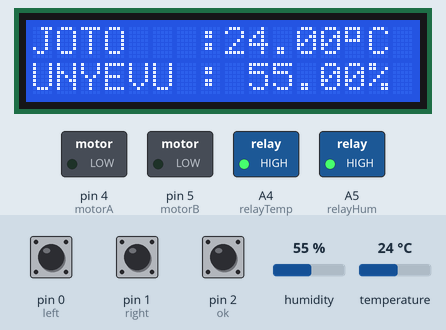
Bench run of a sketch on a simulated Arduino Uno, built with avr-gcc and run on an emulated ATmega328P. Parts: 16×2 character LCD, switched loads named in the sketch (green lamp = pin HIGH). The test bench sets the inputs (shaded band); at power-on: pin 0 (left) HIGH, pin 2 (ok) HIGH, pin 1 (right) HIGH, humidity 55 %, temperature 24 °C. EEPROM starts erased.

Above: at 1.2 s.
1.3 s: pin 0 (left) pulled LOW for 3.2 s
At 2.2 s:
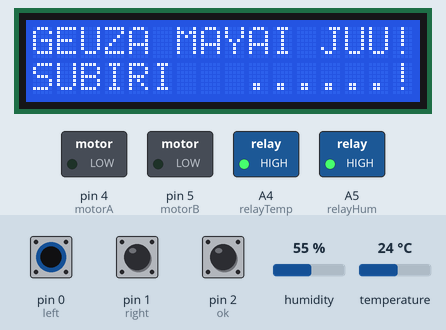
6.0 s: pin 2 (ok) pulled LOW for 0.15 s
At 8.2 s:
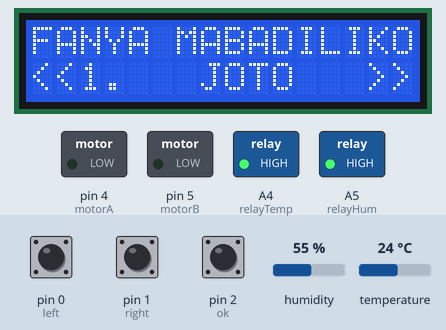
8.5 s: pin 1 (right) pulled LOW for 0.15 s
At 9.8 s:
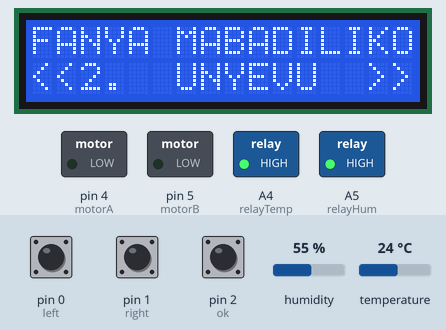
11.0 s: pin 1 (right) pulled LOW for 1 s
At 13.0 s:
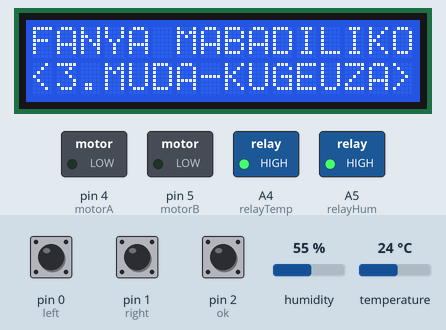
13.5 s: pin 2 (ok) pulled LOW for 1 s
At 14.8 s:
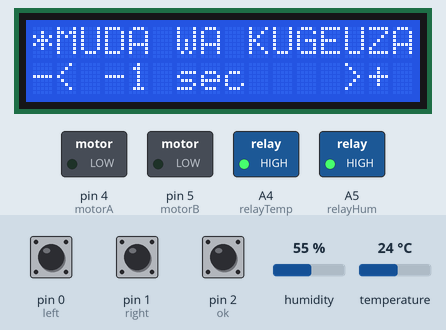
16.0 s: pin 1 (right) pulled LOW for 0.15 s
At 17.0 s:
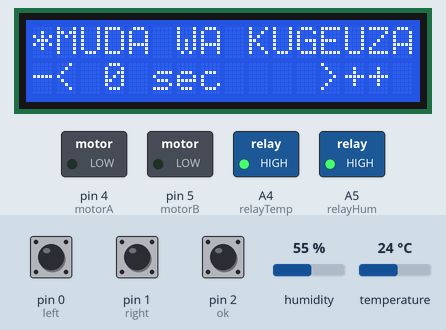
Timing chart, 0 to 19.0 s (numbered marks = the images above; inputs shaded):
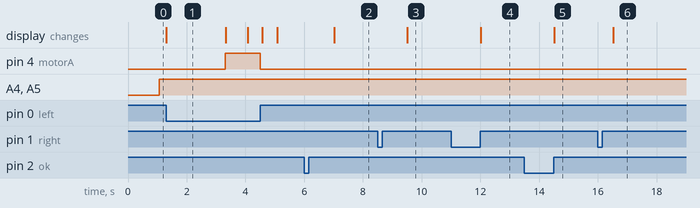

The sketch:

GREY.ver2.ino
```cpp
#include <MsTimer2.h>

#include <EEPROM.h>

#include <DHT.h>

#include <LiquidCrystal.h>

LiquidCrystal lcd(11,10,9,8,7,6);

DHT dht(12,DHT11);

const int ok = 2,left =0, right = 1,relayTemp = A4 ,relayHum = A5,motorA=4,motorB=5;
bool lastLeftPos=false,lastRightPos=false,manualTurn=false ,autoTurn=false ,autoTurnDirection=false;
int leftPressCount=0,rightPressCount=0;
int seconds=0,minutes=0,hours=0,days=0,displayTime=0,maxDisplayTime=10,manualTurnTime=0,turnPeriod=1,nextTurn=0,autoTurnTime=0,autoTurnPeriod=30;

float temperature ,humidity ,refTemp,refHum;
// make some custom characters:
byte degree[8] = {
  B11110,
  B10010,
  B10010,
  B11110,
  B00000,
  B00000,
  B00000,
  B00000
};

void setup() {
  pinMode(ok,INPUT_PULLUP);
  pinMode(left,INPUT_PULLUP);
  pinMode(right,INPUT_PULLUP);

  pinMode(relayTemp,OUTPUT);
  pinMode(relayHum,OUTPUT);
  pinMode(motorA,OUTPUT);
  pinMode(motorB,OUTPUT);

  lcd.createChar(5, degree);
  lcd.begin(16,2);
  refTemp= getTemp();
  refHum=getHum();
  autoTurnPeriod=getAutoTurnPeriod();
  turnPeriod=getTurnPeriod();
  autoTurnDirection=getTurnDirection();
  dht.begin();
   MsTimer2::set(1000, check); // 500ms period
  MsTimer2::start();
  turnMotorOff();

 }

void loop() {
  temperature = dht.readTemperature();
  humidity =  dht.readHumidity();
 if(autoTurn){
   lcd.setCursor(0,0);
   lcd.print("AUTO   TURNING    ");
   lcd.setCursor(0,1);
   if(autoTurnDirection)lcd.print(" TURN UP :");
   else lcd.print("TURN DOWN :");
   lcd.print(autoTurnTime);
   lcd.print("           ");


 }
 else if(displayTime<5) displayHome();
 else displayTimes();
//lcd.setCursor(0,0);
 if(!digitalRead(ok)) setting();
// lcd.print ("PRESSED                    ");
// else lcd.print (" NOT PRESSED                    ");

if(!digitalRead(left)){
  leftPressCount=0;
  while(!digitalRead(left)){
    lcd.setCursor(0,0);
    lcd.print("GEUZA MAYAI JUU!");
    lcd.setCursor(0,1);


    if(leftPressCount<2){
      leftPressCount++;
      lcd.print("SUBIRI   ......!");
      delay(1000);
    }
    else{
      turnMotor(true);
      manualTurn=true;
      lcd.print("INAGEUZA: ");
      lcd.print(manualTurnTime);
      lcd.print(" sec  ");

    }
  }

  turnMotorOff();
  manualTurn=false;
  autoTurnDirection=false;
  setTurnDirection();
  if(autoTurn){
    autoTurn=false;
    nextTurn=0;
  }
}

if(!digitalRead(right)){
  rightPressCount=0;
  while(!digitalRead(right)){
    lcd.setCursor(0,0);
    lcd.print("GEUZA      CHINI");
    lcd.setCursor(0,1);


    if(rightPressCount<2){
      rightPressCount++;
      lcd.print("SUBIRI   ......!");
      delay(1000);
    }
    else{
      turnMotor(false);
      manualTurn=true;
      lcd.print("INAGEUZA: ");
      lcd.print(manualTurnTime);
      lcd.print(" sec  ");

    }
  }

  turnMotorOff();
  manualTurn=false;
   autoTurnDirection=true;
    setTurnDirection();
  if(autoTurn){
    autoTurn=false;
    nextTurn=0;
  }
}
if(nextTurn>=turnPeriod){
  autoTurn=true;
  turnMotor     (autoTurnDirection);
}

if(autoTurn && autoTurnTime>=autoTurnPeriod){
  autoTurn=false;
  turnMotorOff();
  nextTurn=0;
  autoTurnDirection=!autoTurnDirection;
   setTurnDirection();
}

}
```

checker.ino
```cpp
void check(){
  counter();
  checkCondition();

}

void counter(){
  seconds++;
  displayTime++;
  if(autoTurn)autoTurnTime++;
  else autoTurnTime=0;
  if(manualTurn){
    manualTurnTime++;
  }
  else{
    manualTurnTime=0;
  }
  if(displayTime>=maxDisplayTime){
    displayTime=0;
  }
  if(seconds>=60){
    seconds=0;
    minutes++;
    if(!autoTurn)nextTurn++;
    if(minutes>=60){
      minutes=0;
      hours++;
      if(hours>=24){
        hours=0;
        days++;
      }
    }
  }

}


void checkCondition(){
  if(temperature <= refTemp) digitalWrite(relayTemp,1);
 else digitalWrite(relayTemp,0);

 if(humidity <= refHum) digitalWrite(relayHum,1);
 else digitalWrite(relayHum,0);
}


void turnMotor(bool direction){
  if(direction){
    digitalWrite(motorA,1);
    digitalWrite(motorB,0);
  }
  else{
    digitalWrite(motorA,0);
    digitalWrite(motorB,1);
  }
}


void turnMotorOff(){
  digitalWrite(motorA,0);
  digitalWrite(motorB,0);
}
```

display.ino
```cpp
void displayHome(){
  lcd.setCursor(0,0);

 lcd.print("JOTO   :");
 lcd.print(temperature);
 lcd.write(5);
 lcd.print("C                    ");
 lcd.setCursor(0,1);
 lcd.print("UNYEVU : ");
  lcd.print(humidity);
  lcd.print("%          ");
}


void displayTimes(){
  lcd.setCursor(0,0);
  lcd.print("SIKU :  " );
  lcd.print(days);
  lcd.print("                      ");
 lcd.setCursor(0,1);
 lcd.print("MUDA :  ");
 lcd.print(hours);
 lcd.print(":");
 lcd.print(minutes);
 lcd.print(":");
 lcd.print(seconds);
 lcd.print("                      ");
}
```

setup.ino
```cpp
int pos=0, maxPos=4;
void setting(){
  while(!digitalRead(ok))  delay(1000);
  lcd.clear();
  while(true){
    lcd.setCursor(0,0);
    lcd.print("FANYA MABADILIKO");
    lcd.setCursor(0,1);
    switch(pos){
      case 0:
      lcd.print("<<1.   JOTO   >>");
      break;
      case 1:
      lcd.print("<<2.  UNYEVU  >>");
      break;
      case 2:
      lcd.print("<3.MUDA-KUGEUZA>");
      break;
      case 3:
      lcd.print("<KIPINDI-KUGEUZA");
      break;
      case 4:
      lcd.print("<TOKA    SETAPU>");
      break;
    }


    if(!digitalRead(ok)){
      while(!digitalRead(ok))  delay(1000);
      switch(pos){
      case 0:
      changeTemp();
      break;
      case 1:
      changeHum();
      break;
      case 2:
      changeAutoTurnPeriod();
      break;
      case 3:
      changeTurnPeriod();
      break;
      case 4:
      break;
    }
      break;
    }
    else if(!digitalRead(left)){
      while(!digitalRead(left))  delay(1000);
      if(--pos<0)pos=maxPos;

  }
  else if(!digitalRead(right)){
      while(!digitalRead(right))  delay(1000);
      if(++pos>maxPos)pos=0;

  }

}}


void changeTemp(){
  lcd.clear();
  while(true){
    lcd.setCursor(0,0);
    lcd.print("  BADILI JOTO  ");
    lcd.setCursor(0,1);
    lcd.print("-< ");
    lcd.print(refTemp);
    lcd.write(5);
    lcd.print("C");
    lcd.print(" >+");

    if(!digitalRead(ok)){
      while(!digitalRead(ok))  delay(1000);
      break;
    }
    if(!digitalRead(right)) refTemp=refTemp+0.1;
    if(!digitalRead(left)) refTemp=refTemp-0.1;
    delay(500);
  }
  setTemp(refTemp);

}

void changeAutoTurnPeriod(){
  lcd.clear();
  while(true){
    lcd.setCursor(0,0);
    lcd.print("*MUDA WA KUGEUZA");
    lcd.setCursor(0,1);
    lcd.print("-< ");
    lcd.print(autoTurnPeriod);
    lcd.print(" sec");
    lcd.print("    >+");

    if(!digitalRead(ok)){
      while(!digitalRead(ok))  delay(1000);
      break;
    }
    if(!digitalRead(right)) autoTurnPeriod=autoTurnPeriod+1;
    if(!digitalRead(left)) autoTurnPeriod=autoTurnPeriod-1;
    delay(500);
  }
 setAutoTurnPeriod( autoTurnPeriod);

}


void changeTurnPeriod(){
  lcd.clear();
  while(true){
    lcd.setCursor(0,0);
    lcd.print("*KIPINDI KUGEUZA");
    lcd.setCursor(0,1);
    lcd.print("-< ");
    int hr= turnPeriod/60;
    lcd.print(hr);
    lcd.print(":");
    lcd.print(turnPeriod%60);
    lcd.print("    >+");

    if(!digitalRead(ok)){
      while(!digitalRead(ok))  delay(1000);
      break;
    }
    if(!digitalRead(right)) turnPeriod=turnPeriod+1;
    if(!digitalRead(left)) turnPeriod=turnPeriod-1;
    delay(500);
  }
 setTurnPeriod( turnPeriod);

}

void changeHum(){
  lcd.clear();
  while(true){
    lcd.setCursor(0,0);
    lcd.print("  BADILI UNYEVU  ");
    lcd.setCursor(0,1);
    lcd.print("-< ");
    lcd.print(refHum);

    lcd.print("%");
    lcd.print(" >+");

    if(!digitalRead(ok)){
      while(!digitalRead(ok))  delay(1000);
      break;
    }
    if(!digitalRead(right)) refHum=refHum+1;
    if(!digitalRead(left))  refHum=refHum-1;
    delay(500);
  }
  setHum(refHum);

}
void setTemp(float temp){
  EEPROM.put(0,temp);
}

 float getTemp(){
  float val;
  EEPROM.get(0,val);

  if(isnan(val))return 37.5;
  else return val;
}

void setHum(float temp){
  EEPROM.put(20,temp);
}

float getHum(){
  float val;
  EEPROM.get(20,val);

  if(isnan(val))return 65;
  else return val;
}


void setAutoTurnPeriod(int period){
  EEPROM.put(40,period);
}

int getAutoTurnPeriod(){
  int val;
  EEPROM.get(40,val);

  if(isnan(val))return 60;
  else return val;
}
void setTurnPeriod(int period){
  EEPROM.put(60,period);
}

int getTurnPeriod(){
  int val;
  EEPROM.get(60,val);

  if(isnan(val))return 180;
  else return val;
}


void setTurnDirection(){
  EEPROM.put(80,autoTurnDirection);
}

bool getTurnDirection(){
  bool val;
  EEPROM.get(80,val);

  if(isnan(val))return false;
  else return val;
}
```

Measured:
- after the input at 1.3 s, pin 4 (motorA): LOW → HIGH after 2.0 s, → LOW 1.2 s later; the display: changes at once (image 1)
- after the input at 6.0 s, the display: changes after 1.0 s (image 2)
- after the input at 8.5 s, the display: changes after 1.0 s (image 3)
- after the input at 11.0 s, the display: changes after 1.0 s (image 4)
- after the input at 13.5 s, the display: changes after 1.0 s (image 5)
- after the input at 16.0 s, the display: changes after 0.53 s (image 6)
- what the display in image 1 shows lasts 2.0 s, from 1.3 s to 3.3 s
